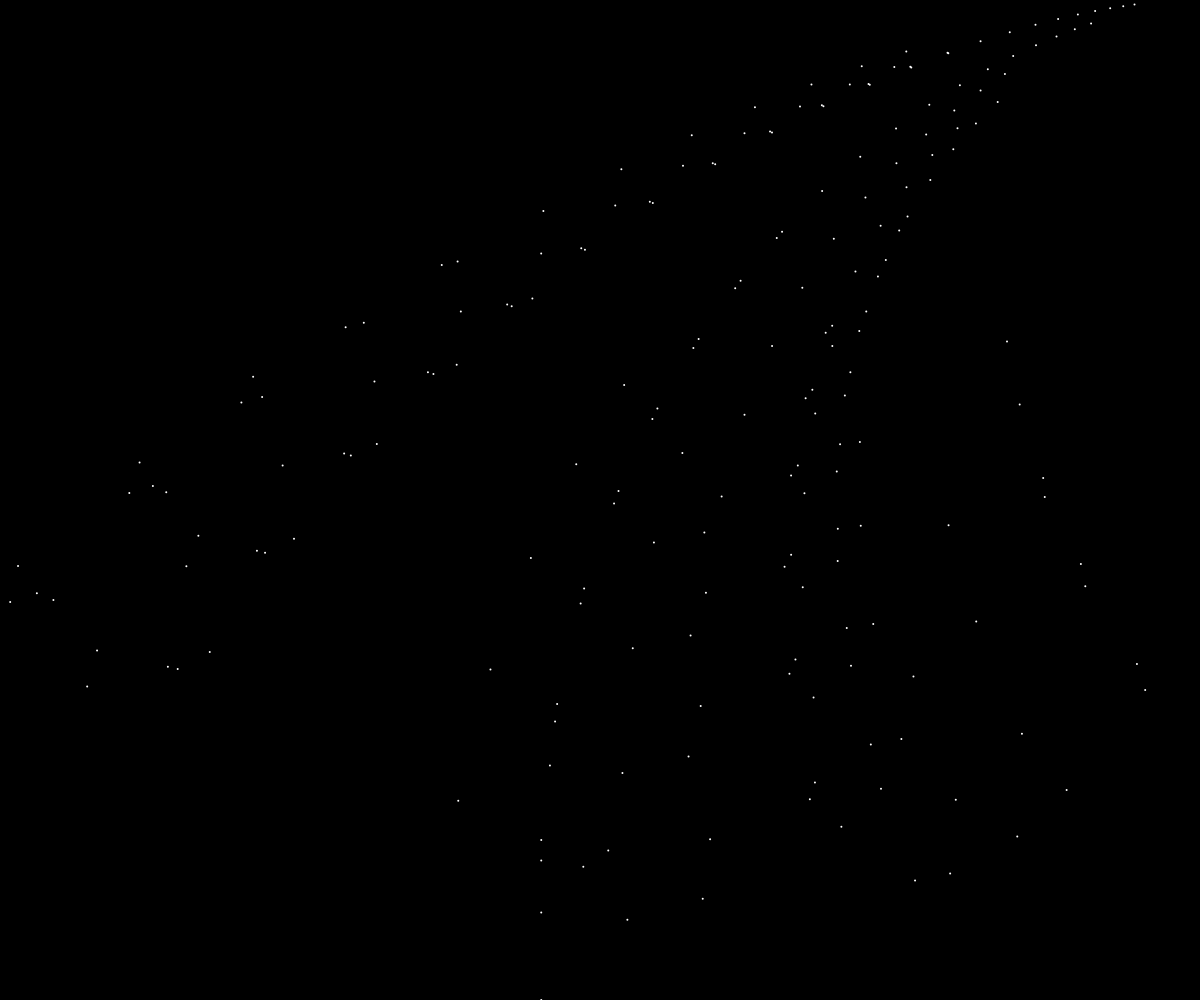
Frame 1 (no input)
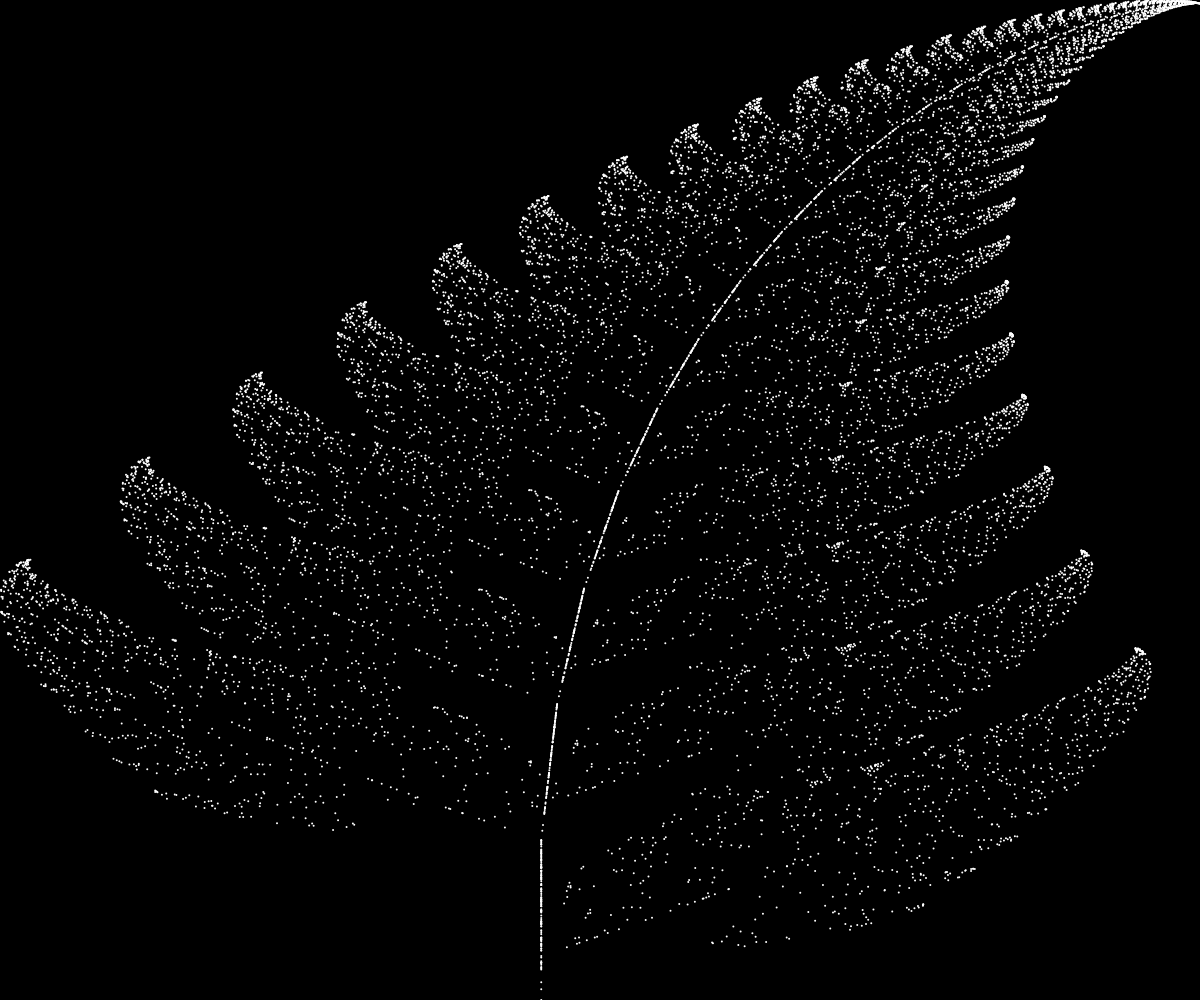
Frame 60 (no input)
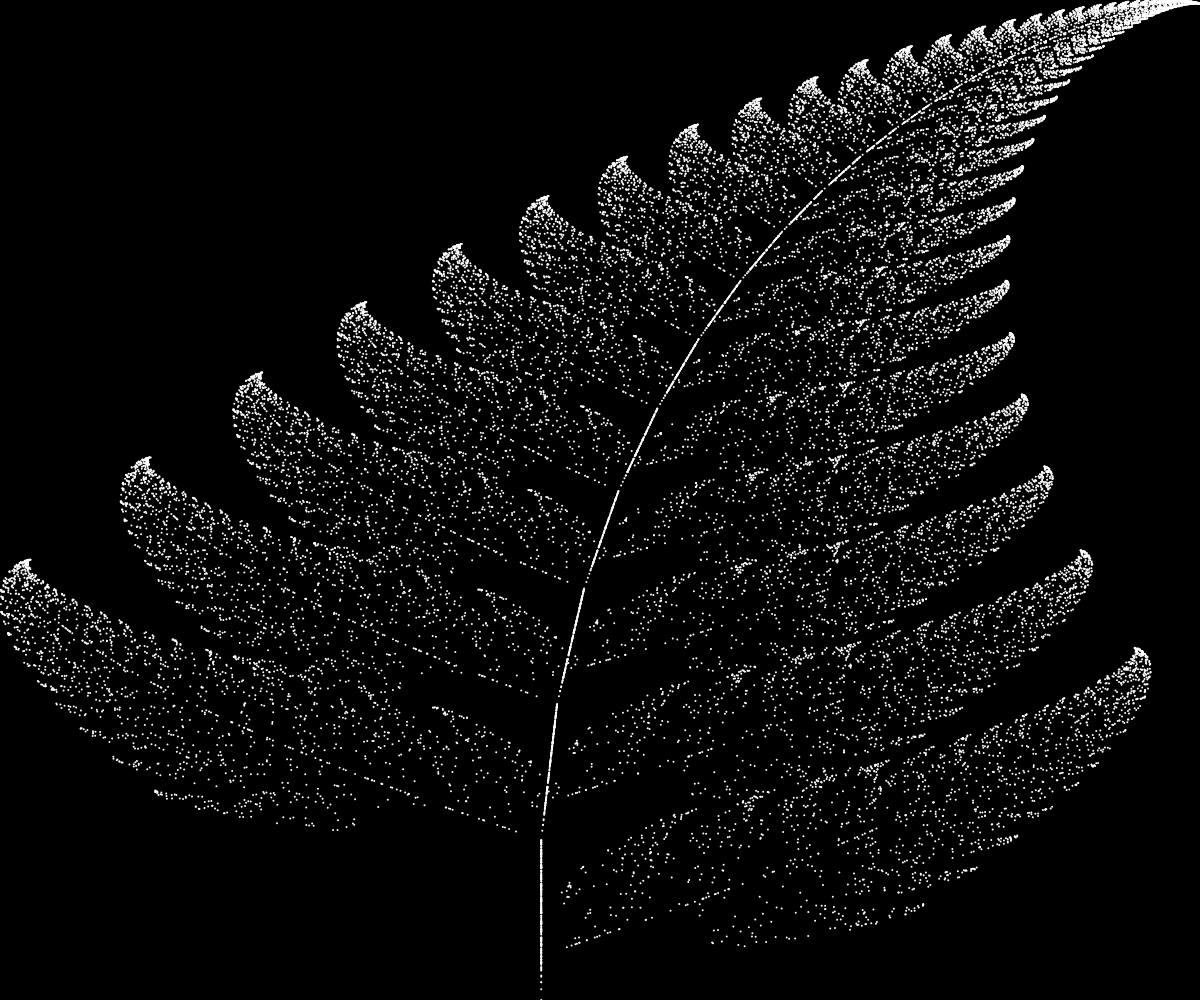
Frame 120 (the mouse pressed at the canvas centre since frame 60)

The p5.js sketch that drew these frames (run headless with seeded random() and noise() and a simulated clock; from frame 60 on, the mouse is pressed at the canvas centre):

// p5.js sketch
// ── sketch.js
var x=0;
var y=0;
function setup(){
	      canvasWidth = window.innerWidth,
      canvasHeight = window.innerHeight;

  createCanvas(canvasWidth, canvasHeight);
  background(0);

}
function nextPoint(){
	let nextX;
  let nextY;
  let r = random(1);

  if (r < 0.01) {
    nextY = 0.16 * y;
    nextX = 0;
  } else if (r < 0.86) {
    nextX = 0.85 * x + 0.04 * y;
    nextY = -0.04 * x + 0.85 * y + 1.6;
  } else if (r < 0.93) {
    nextX = 0.2 * x + -0.26 * y;
    nextY = 0.23 * x + 0.22 * y + 1.6;
  } else {
    nextX = -0.15 * x + 0.28 * y;
    nextY = 0.26 * x + 0.24 * y + 0.44;
  }
  x = nextX;
  y = nextY;
}

function drawPoint(){
	stroke(255);
  strokeWeight(2);
  let px = map(x, -2.182, 2.6558, 0, width);
  let py = map(y, 0, 9.9983, height, 0);

  point(px, py);
}

function draw(){
	for(var i =0 ; i<200;i++){
  drawPoint();
  nextPoint();
}
}
